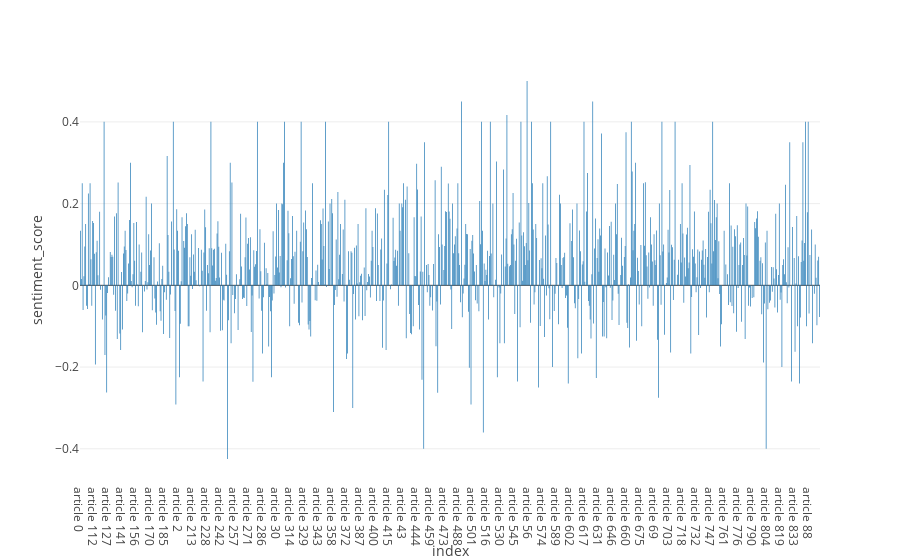

This figure's notebook cell:
### Code cell
px.bar(articles_df, x='index', y='sentiment_score')

### Figure 1 — Plotly figure (JSON) as saved in the notebook; plotly's stock layout.template omitted (floating-point values rounded to 4 significant figures; data arrays with more than 128 entries replaced by an {"elided": "..."} marker saying what was removed)
{"data": [{"alignmentgroup": "True", "hovertemplate": "index=%{x}<br>sentiment_score=%{y}<extra></extra>", "legendgroup": "", "marker": {"color": "#1F77B4", "pattern": {"shape": ""}}, "name": "", "offsetgroup": "", "orientation": "v", "showlegend": false, "textposition": "auto", "type": "bar", "x": {"elided": "845 str values"}, "xaxis": "x", "y": {"elided": "845 float values"}, "yaxis": "y"}], "layout": {"barmode": "relative", "legend": {"tracegroupgap": 0}, "margin": {"t": 60}, "xaxis": {"anchor": "y", "domain": [0, 1], "title": {"text": "index"}}, "yaxis": {"anchor": "x", "domain": [0, 1], "title": {"text": "sentiment_score"}}}}
